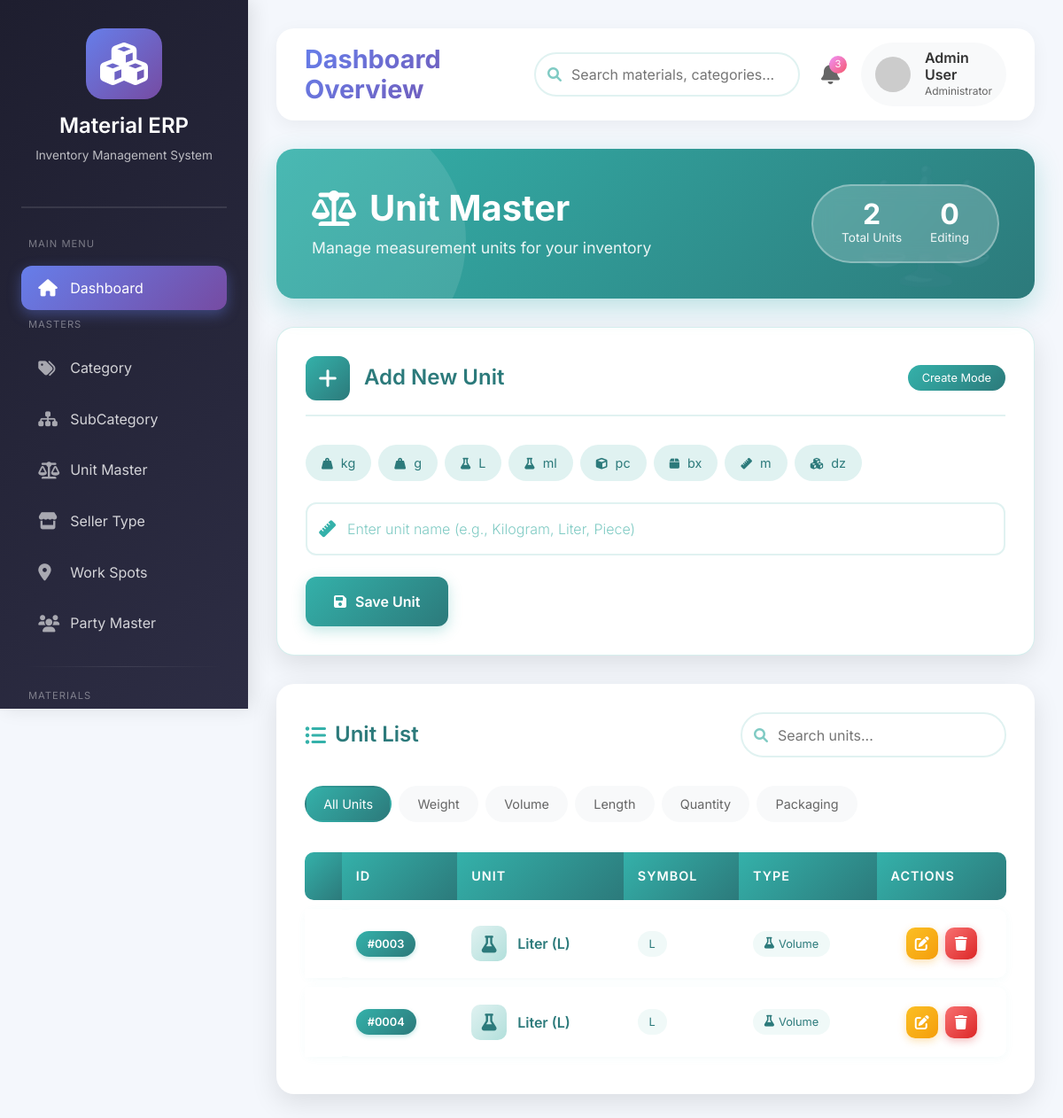
/masters/unit/, run on the app's committed database.
### masters/models.py (models this page shows, shortened)
class UnitMaster(models.Model):
    id = models.AutoField(primary_key=True)
    name = models.CharField(max_length=50)
    status = models.BooleanField(default=True)

### masters/views.py (the view)
# urls.py: path('unit/', views.unit_master, name='unit_master'),
def unit_master(request):
    if request.method == "POST":
        name = request.POST.get('name')
        UnitMaster.objects.create(name=name)
        return redirect('/masters/unit/')
    data = UnitMaster.objects.all()
    return render(request,'masters/unit_master.html',{
        'data':data
    })

### masters/templates/masters/unit_master.html (shortened to what this page needs)
{% extends 'base.html' %}
{% block content %}
<div class="page-header">
    <div class="header-content">
        <div class="header-title">
            <h2>
                <i class="fas fa-balance-scale"></i>
                Unit Master
            </h2>
            <p>Manage measurement units for your inventory</p>
        </div>
        <div class="header-stats">
            <div class="stat-item">
                <div class="stat-value">{{ data|length }}</div>
                <div class="stat-label">Total Units</div>
            </div>
            <div class="stat-item">
                <div class="stat-value">{% if edit %}1{% else %}0{% endif %}</div>
                <div class="stat-label">Editing</div>
            </div>
        </div>
    </div>
</div>
<div class="form-card">
    <div class="form-title">
        <div class="form-icon">
            <i class="fas {% if edit %}fa-edit{% else %}fa-plus{% endif %}"></i>
        </div>
        <h3>{% if edit %}Edit Unit{% else %}Add New Unit{% endif %}</h3>
        <span class="form-badge">{% if edit %}Update Mode{% else %}Create Mode{% endif %}</span>
    </div>
    <div class="common-units">
        <span class="unit-tag" onclick="setUnitValue('Kilogram (kg)')">
            <i class="fas fa-weight-hanging"></i> kg
        </span>
        <span class="unit-tag" onclick="setUnitValue('Gram (g)')">
            <i class="fas fa-weight-hanging"></i> g
        </span>
        <span class="unit-tag" onclick="setUnitValue('Liter (L)')">
            <i class="fas fa-flask"></i> L
        </span>
        <span class="unit-tag" onclick="setUnitValue('Milliliter (ml)')">
            <i class="fas fa-flask"></i> ml
        </span>
        <span class="unit-tag" onclick="setUnitValue('Piece (pc)')">
            <i class="fas fa-cube"></i> pc
        </span>
        <span class="unit-tag" onclick="setUnitValue('Box (bx)')">
            <i class="fas fa-box"></i> bx
        </span>
        <span class="unit-tag" onclick="setUnitValue('Meter (m)')">
            <i class="fas fa-ruler"></i> m
        </span>
        <span class="unit-tag" onclick="setUnitValue('Dozen (dz)')">
            <i class="fas fa-cubes"></i> dz
        </span>
    </div>
    <form method="POST" id="unitForm">
        <div class="unit-input-group">
            <i class="fas fa-ruler unit-icon"></i>
            <input type="text" name="name" class="unit-input"
                   value="{% if edit %}{{edit.name}}{% endif %}"
                   placeholder="Enter unit name (e.g., Kilogram, Liter, Piece)"
                   id="unitInput" required>
        </div>
        <button type="submit" class="btn-unit" id="submitBtn">
            <i class="fas {% if edit %}fa-sync-alt{% else %}fa-save{% endif %}"></i>
            <span>{% if edit %}Update Unit{% else %}Save Unit{% endif %}</span>
        </button>
    </form>
</div>
<div class="table-card">
    <div class="table-header">
        <h3>
            <i class="fas fa-list-ul"></i>
            Unit List
        </h3>
        <div class="search-box">
            <i class="fas fa-search"></i>
            <input type="text" id="searchInput" placeholder="Search units..." onkeyup="searchTable()">
        </div>
    </div>
    <div class="unit-filters">
        <span class="filter-pill active" onclick="filterUnits('all')">All Units</span>
        <span class="filter-pill" onclick="filterUnits('weight')">Weight</span>
        <span class="filter-pill" onclick="filterUnits('volume')">Volume</span>
        <span class="filter-pill" onclick="filterUnits('length')">Length</span>
        <span class="filter-pill" onclick="filterUnits('quantity')">Quantity</span>
        <span class="filter-pill" onclick="filterUnits('packaging')">Packaging</span>
    </div>
    {% if data %}
    <table class="unit-table" id="unitTable">
        <thead>
            <tr><th></th>
                <th>ID</th>
                <th>Unit</th>
                <th>Symbol</th>
                <th>Type</th>
                <th>Actions</th>
            </tr>
        </thead>
        <tbody>
            {% for i in data %}
            <tr>
                <td>
                    <span class="unit-id">#{{ i.id|stringformat:"04d" }}</span>
                </td>
                <td>
                    <div class="unit-display">
                        <div class="unit-icon-small">
                            {% with first_char=i.name|first|lower %}
                                {% if 'k' in first_char or 'g' in first_char %}
                                    <i class="fas fa-weight-hanging"></i>
                                {% elif 'l' in first_char or 'm' in first_char and 'ml' not in i.name|lower %}
                                    <i class="fas fa-flask"></i>
                                {% elif 'p' in first_char %}
                                    <i class="fas fa-cube"></i>
                                {% elif 'b' in first_char %}
                                    <i class="fas fa-box"></i>
                                {% elif 'm' in first_char %}
                                    <i class="fas fa-ruler"></i>
                                {% else %}
                                    <i class="fas fa-balance-scale"></i>
                                {% endif %}
                            {% endwith %}
                        </div>
                        <div class="unit-info">
                            <span class="unit-name">{{ i.name }}</span>
                        </div>
                    </div>
                </td>
                <td>
                    {% with name_parts=i.name|lower %}
                        {% if 'kilogram' in name_parts or 'kg' in name_parts %}
                            <span class="unit-type">kg</span>
                        {% elif 'gram' in name_parts or 'g' in name_parts %}
                            <span class="unit-type">g</span>
                        {% elif 'liter' in name_parts or 'l' in name_parts %}
                            <span class="unit-type">L</span>
                        {% elif 'milliliter' in name_parts or 'ml' in name_parts %}
                            <span class="unit-type">ml</span>
                        {% elif 'piece' in name_parts or 'pc' in name_parts %}
                            <span class="unit-type">pc</span>
                        {% elif 'box' in name_parts or 'bx' in name_parts %}
                            <span class="unit-type">bx</span>
                        {% elif 'meter' in name_parts or 'm' in name_parts %}
                            <span class="unit-type">m</span>
                        {% elif 'dozen' in name_parts or 'dz' in name_parts %}
                            <span class="unit-type">dz</span>
                        {% else %}
                            <span class="unit-type">{{ i.name|slice:":3"|lower }}</span>
                        {% endif %}
                    {% endwith %}
                </td>
                <td>
                    {% with name_lower=i.name|lower %}
                        {% if 'kg' in name_lower or 'gram' in name_lower or 'weight' in name_lower %}
                            <span class="unit-type"><i class="fas fa-weight-hanging"></i> Weight</span>
                        {% elif 'liter' in name_lower or 'ml' in name_lower or 'volume' in name_lower %}
                            <span class="unit-type"><i class="fas fa-flask"></i> Volume</span>
                        {% elif 'meter' in name_lower or 'cm' in name_lower or 'length' in name_lower %}
                            <span class="unit-type"><i class="fas fa-ruler"></i> Length</span>
                        {% elif 'piece' in name_lower or 'pc' in name_lower or 'unit' in name_lower %}
                            <span class="unit-type"><i class="fas fa-cube"></i> Quantity</span>
                        {% elif 'box' in name_lower or 'pack' in name_lower %}
                            <span class="unit-type"><i class="fas fa-box"></i> Packaging</span>
                        {% else %}
                            <span class="unit-type"><i class="fas fa-balance-scale"></i> Other</span>
                        {% endif %}
                    {% endwith %}
                </td>
                <td>
                    <div class="action-buttons">
                        <a href="{% url 'unit_edit' i.id %}" class="btn-action btn-edit" title="Edit">
                            <i class="fas fa-edit"></i>
                        </a>
                        <a href="{% url 'unit_delete' i.id %}" class="btn-action btn-delete" title="Delete"
                           onclick="return confirmDelete('{{ i.name }}')">
                            <i class="fas fa-trash"></i>
                        </a>
                    </div>
                </td>
            </tr>
            {% endfor %}
        </tbody>
    </table>
    {% endif %}
</div>
<link rel="stylesheet" href="https://cdnjs.cloudflare.com/ajax/libs/font-awesome/6.0.0/css/all.min.css">
{% endblock %}

### templates/base.html (style rules this page uses)
* { margin: 0; padding: 0; box-sizing: border-box; font-family: 'Inter', sans-serif; }
body { background: #f4f7fc; min-height: 100vh; }
.search-box { position: relative; }
.search-box input { padding: 0.6rem 1rem 0.6rem 2.5rem; border: 2px solid #e0e0e0; border-radius: 30px; width: 300px; transition: all 0.3s ease; }
.search-box i { position: absolute; left: 15px; top: 50%; transform: translateY(-50%); color: #999; }

### data on the page
UnitMaster: id "0003", name "Liter (L)"
UnitMaster: id "0004", name "Liter (L)"

### other printed values
{{ data|length }} "2"
